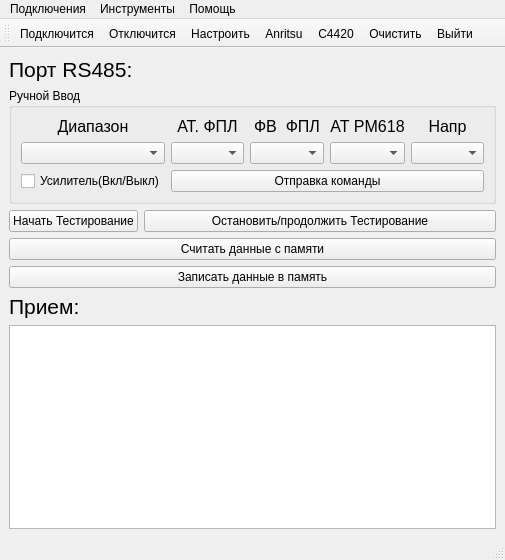
<?xml version="1.0" encoding="UTF-8"?>
<ui version="4.0">
 <class>MainWindow</class>
 <widget class="QMainWindow" name="MainWindow">
  <property name="geometry">
   <rect>
    <x>0</x>
    <y>0</y>
    <width>505</width>
    <height>560</height>
   </rect>
  </property>
  <property name="windowTitle">
   <string>MainWindow</string>
  </property>
  <widget class="QWidget" name="centralwidget">
   <layout class="QGridLayout" name="gridLayout">
    <item row="0" column="0">
     <layout class="QVBoxLayout" name="verticalLayout_7">
      <item>
       <layout class="QGridLayout" name="gridLayout_2">
        <item row="3" column="0">
         <widget class="QPushButton" name="M95_read">
          <property name="text">
           <string>Cчитать данные с памяти</string>
          </property>
         </widget>
        </item>
        <item row="1" column="0">
         <widget class="QGroupBox" name="groupBox_2">
          <property name="title">
           <string>Ручной Ввод</string>
          </property>
          <layout class="QGridLayout" name="gridLayout_5">
           <item row="0" column="0">
            <layout class="QGridLayout" name="gridLayout_3">
             <item row="0" column="3">
              <layout class="QVBoxLayout" name="verticalLayout_4">
               <item>
                <widget class="QLabel" name="label_8">
                 <property name="font">
                  <font>
                   <pointsize>12</pointsize>
                  </font>
                 </property>
                 <property name="text">
                  <string>АТ PM618</string>
                 </property>
                 <property name="scaledContents">
                  <bool>false</bool>
                 </property>
                 <property name="alignment">
                  <set>Qt::AlignCenter</set>
                 </property>
                </widget>
               </item>
               <item>
                <widget class="QComboBox" name="cmbAtt2"/>
               </item>
              </layout>
             </item>
             <item row="1" column="0">
              <widget class="QCheckBox" name="checkBox">
               <property name="text">
                <string>Усилитель(Вкл/Выкл)</string>
               </property>
              </widget>
             </item>
             <item row="0" column="1">
              <layout class="QVBoxLayout" name="verticalLayout_2">
               <item>
                <widget class="QLabel" name="label_6">
                 <property name="font">
                  <font>
                   <pointsize>12</pointsize>
                  </font>
                 </property>
                 <property name="text">
                  <string>АТ. ФПЛ</string>
                 </property>
                 <property name="alignment">
                  <set>Qt::AlignCenter</set>
                 </property>
                </widget>
               </item>
               <item>
                <widget class="QComboBox" name="cmbAtt"/>
               </item>
              </layout>
             </item>
             <item row="0" column="2">
              <layout class="QVBoxLayout" name="verticalLayout_3">
               <item>
                <widget class="QLabel" name="label_7">
                 <property name="font">
                  <font>
                   <pointsize>12</pointsize>
                  </font>
                 </property>
                 <property name="text">
                  <string>ФВ  ФПЛ</string>
                 </property>
                 <property name="alignment">
                  <set>Qt::AlignCenter</set>
                 </property>
                </widget>
               </item>
               <item>
                <widget class="QComboBox" name="cmbPs"/>
               </item>
              </layout>
             </item>
             <item row="0" column="0">
              <layout class="QVBoxLayout" name="verticalLayout">
               <item>
                <widget class="QLabel" name="label_5">
                 <property name="font">
                  <font>
                   <pointsize>12</pointsize>
                  </font>
                 </property>
                 <property name="text">
                  <string>Диапазон</string>
                 </property>
                 <property name="scaledContents">
                  <bool>false</bool>
                 </property>
                 <property name="alignment">
                  <set>Qt::AlignCenter</set>
                 </property>
                </widget>
               </item>
               <item>
                <widget class="QComboBox" name="cmbRange"/>
               </item>
              </layout>
             </item>
             <item row="0" column="4">
              <layout class="QVBoxLayout" name="verticalLayout_5">
               <item>
                <widget class="QLabel" name="label_9">
                 <property name="font">
                  <font>
                   <pointsize>12</pointsize>
                  </font>
                 </property>
                 <property name="text">
                  <string>Напр</string>
                 </property>
                 <property name="scaledContents">
                  <bool>false</bool>
                 </property>
                 <property name="alignment">
                  <set>Qt::AlignCenter</set>
                 </property>
                </widget>
               </item>
               <item>
                <widget class="QComboBox" name="cmbdir"/>
               </item>
              </layout>
             </item>
             <item row="1" column="1" colspan="4">
              <widget class="QPushButton" name="sendcmd">
               <property name="text">
                <string>Отправка команды</string>
               </property>
              </widget>
             </item>
            </layout>
           </item>
          </layout>
         </widget>
        </item>
        <item row="0" column="0">
         <widget class="QLabel" name="label">
          <property name="font">
           <font>
            <pointsize>16</pointsize>
           </font>
          </property>
          <property name="text">
           <string>Порт RS485:</string>
          </property>
         </widget>
        </item>
        <item row="2" column="0">
         <layout class="QFormLayout" name="formLayout">
          <item row="0" column="0">
           <widget class="QPushButton" name="pushButton">
            <property name="text">
             <string>Начать Тестирование</string>
            </property>
           </widget>
          </item>
          <item row="0" column="1">
           <widget class="QPushButton" name="pushButton_2">
            <property name="text">
             <string>Остановить/продолжить Тестирование</string>
            </property>
           </widget>
          </item>
         </layout>
        </item>
        <item row="5" column="0">
         <widget class="QLabel" name="label_2">
          <property name="font">
           <font>
            <pointsize>16</pointsize>
           </font>
          </property>
          <property name="text">
           <string>Прием:</string>
          </property>
         </widget>
        </item>
        <item row="4" column="0">
         <widget class="QPushButton" name="M95_write">
          <property name="text">
           <string>Записать данные в память</string>
          </property>
         </widget>
        </item>
       </layout>
      </item>
      <item>
       <widget class="QTextEdit" name="txtOutput">
        <property name="font">
         <font>
          <pointsize>12</pointsize>
         </font>
        </property>
       </widget>
      </item>
     </layout>
    </item>
   </layout>
  </widget>
  <widget class="QMenuBar" name="menubar">
   <property name="geometry">
    <rect>
     <x>0</x>
     <y>0</y>
     <width>505</width>
     <height>20</height>
    </rect>
   </property>
   <widget class="QMenu" name="menuCalls">
    <property name="title">
     <string>Подключения</string>
    </property>
    <addaction name="actionConnect"/>
    <addaction name="actionDisconnect"/>
    <addaction name="separator"/>
    <addaction name="actionQuit"/>
   </widget>
   <widget class="QMenu" name="menuTools">
    <property name="title">
     <string>Инструменты</string>
    </property>
    <addaction name="actionConfigure"/>
    <addaction name="actionClear"/>
    <addaction name="separator"/>
    <addaction name="action_test"/>
    <addaction name="separator"/>
    <addaction name="action_2"/>
    <addaction name="actionAnritsu"/>
    <addaction name="actionC4420"/>
   </widget>
   <widget class="QMenu" name="menuHelp">
    <property name="title">
     <string>Помощь</string>
    </property>
    <addaction name="actionAbout"/>
   </widget>
   <addaction name="menuCalls"/>
   <addaction name="menuTools"/>
   <addaction name="menuHelp"/>
  </widget>
  <widget class="QStatusBar" name="statusbar"/>
  <widget class="QToolBar" name="toolBar">
   <property name="windowTitle">
    <string>toolBar</string>
   </property>
   <attribute name="toolBarArea">
    <enum>TopToolBarArea</enum>
   </attribute>
   <attribute name="toolBarBreak">
    <bool>false</bool>
   </attribute>
   <addaction name="actionConnect"/>
   <addaction name="actionDisconnect"/>
   <addaction name="actionConfigure"/>
   <addaction name="actionAnritsu"/>
   <addaction name="actionC4420"/>
   <addaction name="actionClear"/>
   <addaction name="actionQuit"/>
  </widget>
  <action name="actionConnect">
   <property name="icon">
    <iconset resource="debug/qmake_qmake_immediate.qrc">
     <normaloff>:/images/connect.png</normaloff>:/images/connect.png</iconset>
   </property>
   <property name="text">
    <string>Подключится</string>
   </property>
   <property name="shortcut">
    <string>Ctrl+O</string>
   </property>
  </action>
  <action name="actionDisconnect">
   <property name="icon">
    <iconset resource="debug/qmake_qmake_immediate.qrc">
     <normaloff>:/images/disconnect.png</normaloff>:/images/disconnect.png</iconset>
   </property>
   <property name="text">
    <string>Отключится</string>
   </property>
   <property name="shortcut">
    <string>Ctrl+D</string>
   </property>
  </action>
  <action name="actionConfigure">
   <property name="icon">
    <iconset resource="debug/qmake_qmake_immediate.qrc">
     <normaloff>:/images/settings.png</normaloff>:/images/settings.png</iconset>
   </property>
   <property name="text">
    <string>Настроить</string>
   </property>
   <property name="shortcut">
    <string>Alt+C</string>
   </property>
  </action>
  <action name="actionClear">
   <property name="icon">
    <iconset resource="debug/qmake_qmake_immediate.qrc">
     <normaloff>:/images/clear.png</normaloff>:/images/clear.png</iconset>
   </property>
   <property name="text">
    <string>Очистить</string>
   </property>
   <property name="shortcut">
    <string>Alt+L</string>
   </property>
  </action>
  <action name="actionQuit">
   <property name="icon">
    <iconset resource="debug/qmake_qmake_immediate.qrc">
     <normaloff>:/images/application-exit.png</normaloff>:/images/application-exit.png</iconset>
   </property>
   <property name="text">
    <string>Выйти</string>
   </property>
   <property name="shortcut">
    <string>Ctrl+Q</string>
   </property>
  </action>
  <action name="actionAbout">
   <property name="text">
    <string>About</string>
   </property>
  </action>
  <action name="action_test">
   <property name="text">
    <string>Настройка тестирования</string>
   </property>
  </action>
  <action name="action_2">
   <property name="text">
    <string>Разьемы</string>
   </property>
  </action>
  <action name="actionAnritsu">
   <property name="icon">
    <iconset resource="debug/qmake_qmake_immediate.qrc">
     <normaloff>:/images/anritsu.png</normaloff>:/images/anritsu.png</iconset>
   </property>
   <property name="text">
    <string>Anritsu</string>
   </property>
  </action>
  <action name="actionC4420">
   <property name="icon">
    <iconset resource="debug/qmake_qmake_immediate.qrc">
     <normaloff>:/images/planar.png</normaloff>:/images/planar.png</iconset>
   </property>
   <property name="text">
    <string>C4420</string>
   </property>
  </action>
 </widget>
 <resources>
  <include location="debug/qmake_qmake_immediate.qrc"/>
 </resources>
 <connections/>
</ui>
